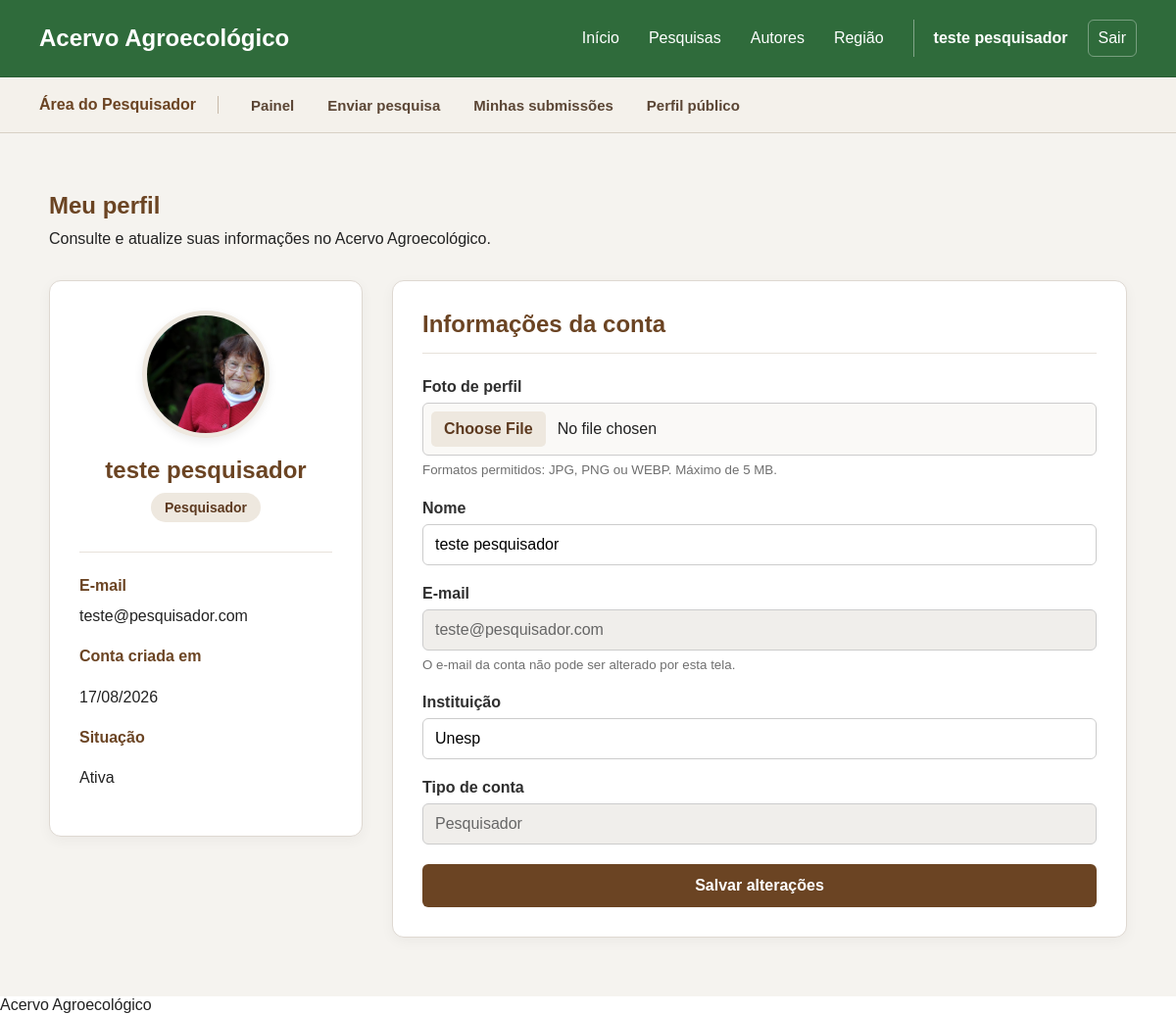
Page /pages/perfil.php (signed in) on the committed database.
### tables this page shows
CREATE TABLE `usuarios` (
  `id` int(11) NOT NULL,
  `nome` varchar(150) NOT NULL,
  `email` varchar(150) NOT NULL,
  `senha` varchar(255) NOT NULL,
  `tipo` enum('usuario','pesquisador','administrador') NOT NULL,
  `instituicao` varchar(150) DEFAULT NULL,
  `foto_perfil` varchar(255) DEFAULT NULL,
  `ativo` tinyint(1) NOT NULL DEFAULT 1,
  `dataCadastro` datetime NOT NULL DEFAULT current_timestamp()
);

### pages/perfil.php (the view, shortened to what this page needs)
<?php
require_once "../includes/conexao.php";
$usuarioId = $_SESSION["usuario_id"];
$sqlUsuario = "
    SELECT
        id,
        nome,
        email,
        tipo,
        instituicao,
        foto_perfil,
        ativo,
        dataCadastro
    FROM usuarios
    WHERE id = ?
    LIMIT 1
";
$stmtUsuario =
    $conn->prepare($sqlUsuario);
$stmtUsuario->bind_param(
    "i",
    $usuarioId
);
$stmtUsuario->execute();
$resultadoUsuario =
    $stmtUsuario->get_result();
$usuario =
    $resultadoUsuario->fetch_assoc();
$nomeTipo = "Usuário";
if ($usuario["tipo"] === "pesquisador") {
    $nomeTipo = "Pesquisador";
}
require_once "../includes/header.php";
require_once "../includes/menu.php";
?>
<main class="pagina-perfil">
    <section class="conteudo-perfil">
        <div class="cabecalho-perfil">
            <div>
                <h1>Meu perfil</h1>
                <p>
                    Consulte e atualize suas informações
                    no Acervo Agroecológico.
                </p>
            </div>
        </div>
        <div class="perfil-grid">
            <aside class="resumo-perfil">
                <?php
                if (
                    !empty(
                        $usuario["foto_perfil"]
                    )
                ) :
                ?>
                    <img
                        src="<?php
                        echo htmlspecialchars(
                            $usuario["foto_perfil"]
                        );
                        ?>"
                        alt="Foto de perfil"
                        class="foto-perfil"
                    >
                <?php endif; ?>
                <h2>
                    <?php
                    echo htmlspecialchars(
                        $usuario["nome"]
                    );
                    ?>
                </h2>
                <span class="tipo-perfil">
                    <?php
                    echo htmlspecialchars(
                        $nomeTipo
                    );
                    ?>
                </span>
                <div class="dados-resumo-perfil">
                    <p>
                        <strong>E-mail</strong>
                    </p>
                    <p>
                        <?php
                        echo htmlspecialchars(
                            $usuario["email"]
                        );
                        ?>
                    </p>
                    <p>
                        <strong>Conta criada em</strong>
                    </p>
                    <p>
                        <?php
                        echo date(
                            "d/m/Y",
                            strtotime(
                                $usuario["dataCadastro"]
                            )
                        );
                        ?>
                    </p>
                    <p>
                        <strong>Situação</strong>
                    </p>
                    <p>
                        <?php
                        echo (int)$usuario["ativo"] === 1
                            ? "Ativa"
                            : "Bloqueada";
                        ?>
                    </p>
                </div>
            </aside>
            <section class="edicao-perfil">
                <h2>Informações da conta</h2>
                <form
                    method="POST"
                    enctype="multipart/form-data"
                >
                    <div class="campo-formulario">
                        <label for="foto_perfil">
                            Foto de perfil
                        </label>
                        <input
                            type="file"
                            name="foto_perfil"
                            id="foto_perfil"
                            accept=".jpg,.jpeg,.png,.webp"
                        >
                        <small>
                            Formatos permitidos:
                            JPG, PNG ou WEBP.
                            Máximo de 5 MB.
                        </small>
                    </div>
                    <div class="campo-formulario">
                        <label for="nome">
                            Nome
                        </label>
                        <input
                            type="text"
                            name="nome"
                            id="nome"
                            value="<?php
                            echo htmlspecialchars(
                                $usuario["nome"]
                            );
                            ?>"
                            required
                        >
                    </div>
                    <div class="campo-formulario">
                        <label for="email">
                            E-mail
                        </label>
                        <input
                            type="email"
                            id="email"
                            value="<?php
                            echo htmlspecialchars(
                                $usuario["email"]
                            );
                            ?>"
                            disabled
                        >
                        <small>
                            O e-mail da conta não pode ser
                            alterado por esta tela.
                        </small>
                    </div>
                    <div class="campo-formulario">
                        <label for="instituicao">
                            Instituição
                        </label>
                        <input
                            type="text"
                            name="instituicao"
                            id="instituicao"
                            value="<?php
                            echo htmlspecialchars(
                                $usuario["instituicao"] ?? ""
                            );
                            ?>"
                            placeholder="Opcional"
                        >
                    </div>
                    <div class="campo-formulario">
                        <label>
                            Tipo de conta
                        </label>
                        <input
                            type="text"
                            value="<?php
                            echo htmlspecialchars(
                                $nomeTipo
                            );
                            ?>"
                            disabled
                        >
                    </div>
                    <button
                        type="submit"
                        class="botao-salvar-perfil"
                    >
                        Salvar alterações
                    </button>
                </form>
            </section>
        </div>
    </section>
</main>
<?php
require_once "../includes/footer.php";
?>

### css/style.css (style rules this page uses)
* { margin: 0; padding: 0; box-sizing: border-box; }
body { font-family: Arial, sans-serif; background-color: #ffffff; color: #222222; }

### css/perfil.css (style rules this page uses)
.pagina-perfil { min-height: calc(100vh - 80px); padding: 60px 30px; background-color: #f5f3ef; }
.conteudo-perfil { width: 100%; max-width: 1100px; margin: 0 auto; }
.cabecalho-perfil { margin-bottom: 30px; }
.cabecalho-perfil h1 { margin-bottom: 8px; color: #6b4423; }
.cabecalho-perfil p { line-height: 1.5; }
.perfil-grid { display: grid; grid-template-columns: 320px 1fr; gap: 30px; align-items: start; }
.resumo-perfil, .edicao-perfil { padding: 30px; background-color: #ffffff; border: 1px solid #ded8d1; border-radius: 12px; box-shadow: 0 4px 14px rgba(0, 0, 0, 0.045); }
.resumo-perfil { text-align: center; transition: box-shadow 0.2s ease, transform 0.2s ease; }
.foto-perfil { width: 130px; height: 130px; margin: 0 auto 18px; display: block; border-radius: 50%; object-fit: cover; border: 5px solid #eee8df; box-shadow: 0 3px 10px rgba(0, 0, 0, 0.08); }
.resumo-perfil h2 { margin-bottom: 8px; color: #6b4423; line-height: 1.25; }
.tipo-perfil { display: inline-block; margin-bottom: 25px; padding: 7px 14px; border-radius: 20px; background-color: #eee8df; color: #5d3a20; font-size: 14px; font-weight: bold; }
.dados-resumo-perfil { margin-top: 5px; padding-top: 22px; border-top: 1px solid #e7e1da; text-align: left; }
.dados-resumo-perfil p { margin-bottom: 8px; line-height: 1.45; overflow-wrap: anywhere; }
.dados-resumo-perfil p + p { margin-bottom: 18px; }
.dados-resumo-perfil strong { color: #6b4423; }
.edicao-perfil h2 { margin-bottom: 25px; padding-bottom: 15px; color: #6b4423; border-bottom: 1px solid #e7e1da; }
.edicao-perfil .campo-formulario { margin-bottom: 20px; }
.edicao-perfil label { display: block; margin-bottom: 7px; color: #2f2f2f; font-weight: bold; }
.edicao-perfil input { width: 100%; padding: 11px 12px; box-sizing: border-box; border: 1px solid #cccccc; border-radius: 6px; background-color: #ffffff; font-size: 16px; transition: border-color 0.2s ease, box-shadow 0.2s ease, background-color 0.2s ease; }
.edicao-perfil input:disabled { background-color: #f0eeeb; color: #666666; cursor: not-allowed; }
.edicao-perfil input[type="file"] { padding: 8px; background-color: #faf9f7; }
.edicao-perfil small { display: block; margin-top: 6px; color: #6f6f6f; line-height: 1.4; }
.botao-salvar-perfil { width: 100%; padding: 13px; border: none; border-radius: 6px; background-color: #6b4423; color: #ffffff; font-size: 16px; font-weight: bold; cursor: pointer; transition: background-color 0.2s ease, box-shadow 0.2s ease, transform 0.15s ease; }

### rows in the picture
usuarios: foto_perfil (picture), nome "teste pesquisador", tipo "Pesquisador", email "teste@pesquisador.com", dataCadastro "17/08/2026", instituicao "Unesp"

### other values in the picture
$_SESSION["usuario_nome"] "teste pesquisador"
